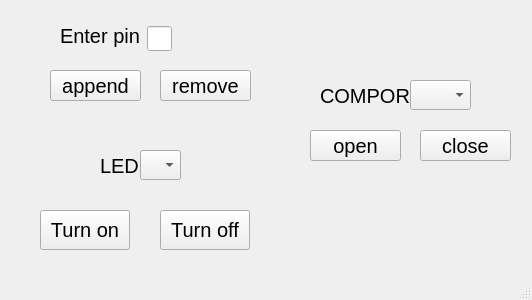
<?xml version="1.0" encoding="UTF-8"?>
<ui version="4.0">
 <class>MainWindow</class>
 <widget class="QMainWindow" name="MainWindow">
  <property name="geometry">
   <rect>
    <x>0</x>
    <y>0</y>
    <width>532</width>
    <height>300</height>
   </rect>
  </property>
  <property name="windowTitle">
   <string>LED controller</string>
  </property>
  <widget class="QWidget" name="widget">
   <widget class="QComboBox" name="PINS_CB">
    <property name="geometry">
     <rect>
      <x>140</x>
      <y>150</y>
      <width>41</width>
      <height>30</height>
     </rect>
    </property>
    <property name="editable">
     <bool>false</bool>
    </property>
   </widget>
   <widget class="QLabel" name="LED_txt">
    <property name="geometry">
     <rect>
      <x>100</x>
      <y>150</y>
      <width>41</width>
      <height>31</height>
     </rect>
    </property>
    <property name="font">
     <font>
      <pointsize>15</pointsize>
     </font>
    </property>
    <property name="text">
     <string>LED</string>
    </property>
   </widget>
   <widget class="QPushButton" name="LED_BT_ON">
    <property name="geometry">
     <rect>
      <x>40</x>
      <y>210</y>
      <width>90</width>
      <height>40</height>
     </rect>
    </property>
    <property name="font">
     <font>
      <pointsize>15</pointsize>
     </font>
    </property>
    <property name="text">
     <string>Turn on</string>
    </property>
   </widget>
   <widget class="QPushButton" name="LED_BT_OFF">
    <property name="geometry">
     <rect>
      <x>160</x>
      <y>210</y>
      <width>90</width>
      <height>40</height>
     </rect>
    </property>
    <property name="font">
     <font>
      <pointsize>15</pointsize>
     </font>
    </property>
    <property name="text">
     <string>Turn off</string>
    </property>
   </widget>
   <widget class="QLineEdit" name="PIN_adding_slot">
    <property name="geometry">
     <rect>
      <x>147</x>
      <y>26</y>
      <width>25</width>
      <height>25</height>
     </rect>
    </property>
   </widget>
   <widget class="QLabel" name="PIN_txt">
    <property name="geometry">
     <rect>
      <x>60</x>
      <y>20</y>
      <width>81</width>
      <height>31</height>
     </rect>
    </property>
    <property name="font">
     <font>
      <pointsize>15</pointsize>
     </font>
    </property>
    <property name="text">
     <string>Enter pin:</string>
    </property>
   </widget>
   <widget class="QPushButton" name="PIN_BT_append">
    <property name="geometry">
     <rect>
      <x>50</x>
      <y>70</y>
      <width>91</width>
      <height>31</height>
     </rect>
    </property>
    <property name="font">
     <font>
      <pointsize>15</pointsize>
     </font>
    </property>
    <property name="text">
     <string>append</string>
    </property>
   </widget>
   <widget class="QPushButton" name="PIN_BT_remove">
    <property name="geometry">
     <rect>
      <x>160</x>
      <y>70</y>
      <width>91</width>
      <height>31</height>
     </rect>
    </property>
    <property name="font">
     <font>
      <pointsize>15</pointsize>
     </font>
    </property>
    <property name="text">
     <string>remove</string>
    </property>
   </widget>
   <widget class="QWidget" name="horizontalLayoutWidget">
    <property name="geometry">
     <rect>
      <x>250</x>
      <y>0</y>
      <width>31</width>
      <height>291</height>
     </rect>
    </property>
    <layout class="QHBoxLayout" name="horizontalLayout">
     <item>
      <spacer name="verticalSpacer">
       <property name="orientation">
        <enum>Qt::Vertical</enum>
       </property>
       <property name="sizeHint" stdset="0">
        <size>
         <width>20</width>
         <height>40</height>
        </size>
       </property>
      </spacer>
     </item>
    </layout>
   </widget>
   <widget class="QLabel" name="COM_txt">
    <property name="geometry">
     <rect>
      <x>320</x>
      <y>80</y>
      <width>91</width>
      <height>31</height>
     </rect>
    </property>
    <property name="font">
     <font>
      <pointsize>15</pointsize>
     </font>
    </property>
    <property name="text">
     <string>COMPORT</string>
    </property>
   </widget>
   <widget class="QComboBox" name="COMs_CB">
    <property name="geometry">
     <rect>
      <x>410</x>
      <y>80</y>
      <width>61</width>
      <height>30</height>
     </rect>
    </property>
    <property name="editable">
     <bool>false</bool>
    </property>
   </widget>
   <widget class="QPushButton" name="PORT_BT_open">
    <property name="geometry">
     <rect>
      <x>310</x>
      <y>130</y>
      <width>91</width>
      <height>31</height>
     </rect>
    </property>
    <property name="font">
     <font>
      <pointsize>15</pointsize>
     </font>
    </property>
    <property name="text">
     <string>open</string>
    </property>
   </widget>
   <widget class="QPushButton" name="PORT_BT_close">
    <property name="geometry">
     <rect>
      <x>420</x>
      <y>130</y>
      <width>91</width>
      <height>31</height>
     </rect>
    </property>
    <property name="font">
     <font>
      <pointsize>15</pointsize>
     </font>
    </property>
    <property name="text">
     <string>close</string>
    </property>
   </widget>
  </widget>
  <widget class="QStatusBar" name="statusbar"/>
 </widget>
 <resources/>
 <connections/>
</ui>
